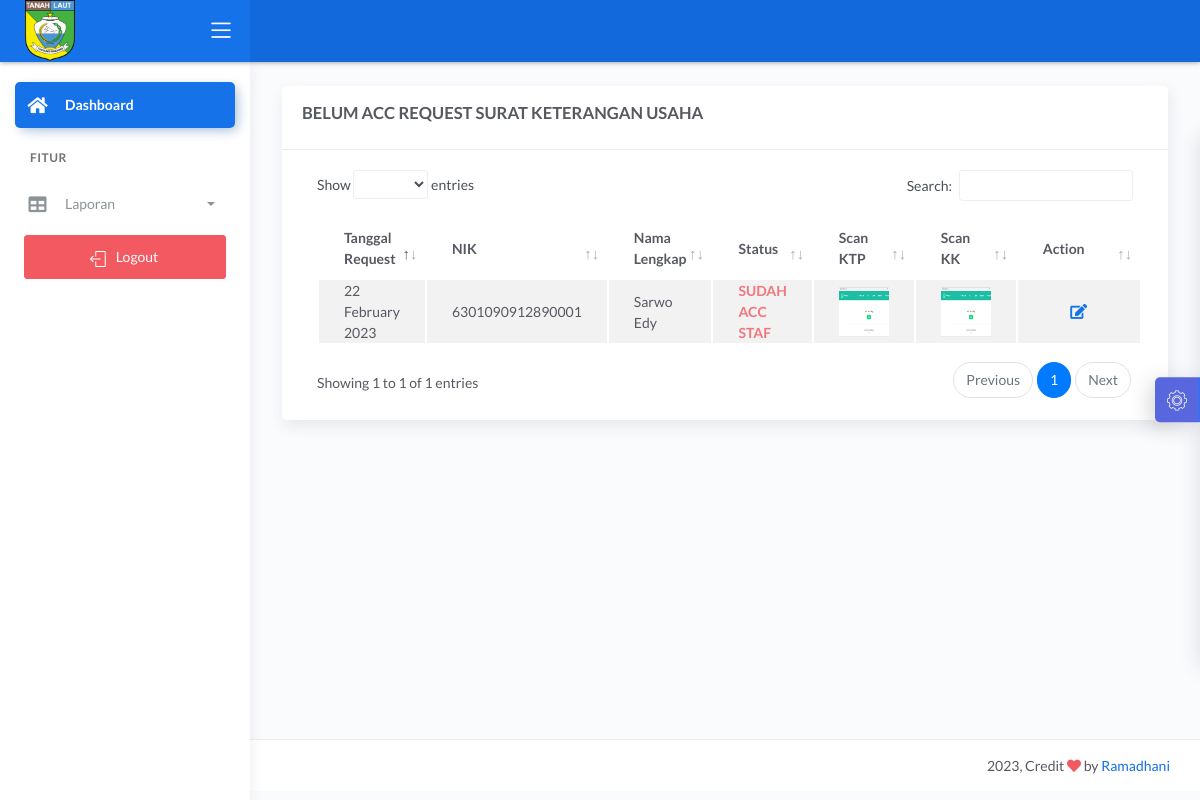
Screenshot of /demo1/main2.php?halaman=belum_acc_sku (signed in) with the database file from the repository.
### tables this page shows
CREATE TABLE `data_request_sku` (
  `id_request_sku` int(11) NOT NULL,
  `nik` varchar(16) NOT NULL,
  `tanggal_request` timestamp NOT NULL DEFAULT current_timestamp(),
  `scan_ktp` text NOT NULL,
  `scan_kk` text NOT NULL,
  `usaha` varchar(30) NOT NULL,
  `keperluan` varchar(30) NOT NULL,
  `keterangan` varchar(50) NOT NULL DEFAULT 'Data sedang diperiksa oleh Staf',
  `request` varchar(20) NOT NULL DEFAULT 'USAHA',
  `status` int(11) NOT NULL DEFAULT 0,
  `acc` date NOT NULL
);

CREATE TABLE `data_user` (
  `nik` varchar(16) NOT NULL,
  `password` varchar(225) NOT NULL,
  `hak_akses` varchar(225) NOT NULL,
  `nama` varchar(30) NOT NULL,
  `tanggal_lahir` date NOT NULL,
  `tempat_lahir` varchar(30) NOT NULL,
  `jekel` varchar(20) NOT NULL,
  `agama` varchar(20) NOT NULL,
  `alamat` text NOT NULL,
  `telepon` varchar(13) NOT NULL,
  `status_warga` varchar(30) NOT NULL
);

### demo1/belum_acc_sku.php (the view, shortened to what this page needs)
<?php include '../konek.php';?>
<link href="css/sweetalert.css" rel="stylesheet" type="text/css">
                <div class="page-inner">
					<div class="row">
						<div class="col-md-12">
							<div class="card">
								<div class="card-header">
									<div class="d-flex align-items-center">
									<h4 class="fw-bold text-uppercase">belum acc request surat keterangan usaha</h4>
									</div>
								</div>
								<form action="" method="POST">
									<div class="card-body">
										<div class="table-responsive">
											<table id="add1" class="display table table-striped table-hover" >
												<thead>
													<tr>
														<th>Tanggal Request</th>
														<th>NIK</th>
														<th>Nama Lengkap</th>
														<th>Status</th>
														<th>Scan KTP</th>
														<th>Scan KK</th>
														<th style="width: 10%">Action</th>
													</tr>
												</thead>
												<tbody>
													<?php
														$sql = "SELECT * FROM data_request_sku natural join data_user where status=1";
														$query = mysqli_query($konek,$sql);
														while($data=mysqli_fetch_array($query,MYSQLI_BOTH)){
															$tgl = $data['tanggal_request'];
															$format = date('d F Y', strtotime($tgl));
															$nik = $data['nik'];
															$nama = $data['nama'];
															$status = $data['status'];
															$ktp = $data['scan_ktp'];
															$kk = $data['scan_kk'];
															$id_request_sku = $data['id_request_sku'];
															if($status=="1"){
																$status = "SUDAH ACC STAF";
															}elseif($status=="0"){
																$status = "BELUM ACC";
															}
													?>
													<tr>
														<td><?php echo $format;?></td>
														<td><?php echo $nik;?></td>
														<td><?php echo $nama;?></td>
														<td class="fw-bold text-uppercase text-danger op-8"><?php echo $status;?></td>
														<td><img src="../dataFoto/scan_ktp/<?php echo $ktp;?>" width="50" height="50" alt=""></td>
														<td><img src="../dataFoto/scan_kk/<?php echo $kk;?>" width="50" height="50" alt=""></td>
														<td>
															<div class="form-button-action">
																<a type="button" data-toggle="tooltip" title="" class="btn btn-link btn-primary btn-lg" data-original-title="View Surat" href="?halaman=view_sku&id_request_sku=<?= $id_request_sku;?>">
																<i class="fa fa-edit"></i></a>
															</div>
														</td>
													</tr>
													<?php
														}
													?>
												</tbody>
											</table>
										</div>
									</div>
								</form>
							</div>
                        </div>
					</div>
				</div>

### rows the page displays
data_request_sku: tanggal_request "22 February 2023", nik "6301090912890001", nik.nama "Sarwo Edy", status "SUDAH ACC STAF", scan_ktp (picture), scan_kk (picture)
